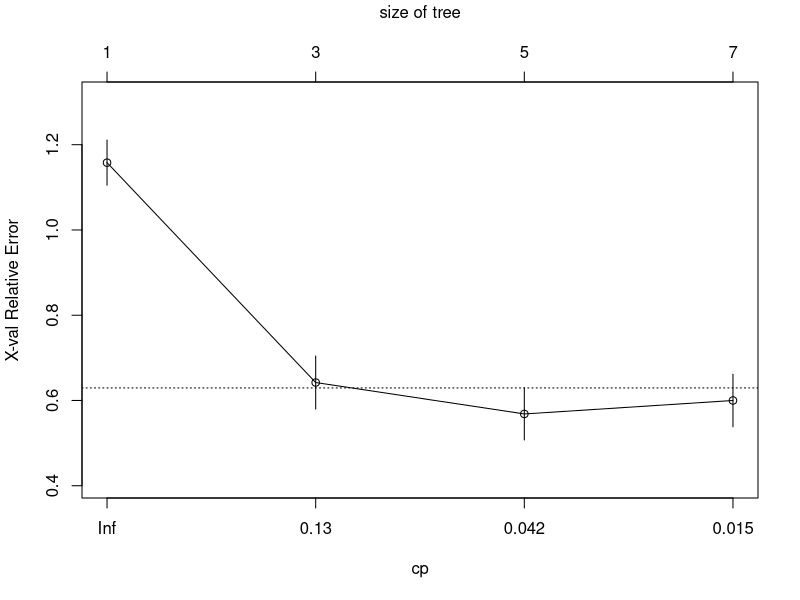
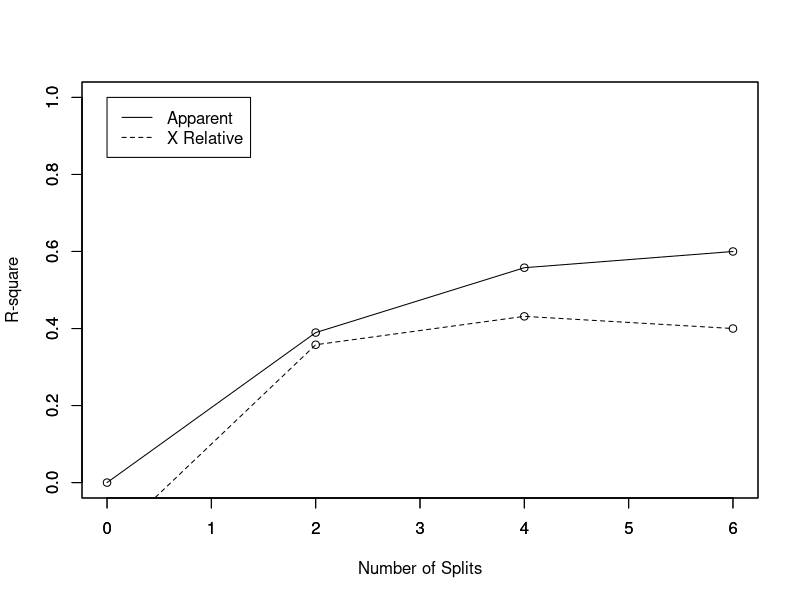
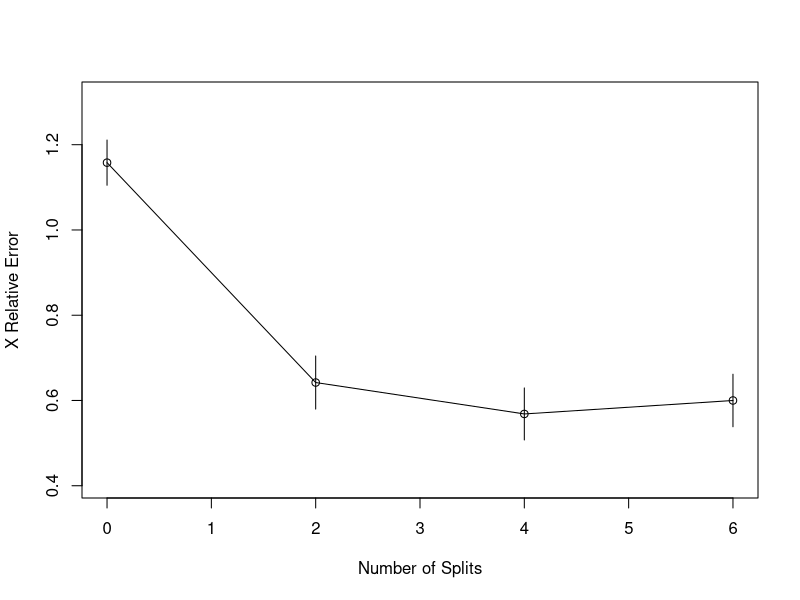
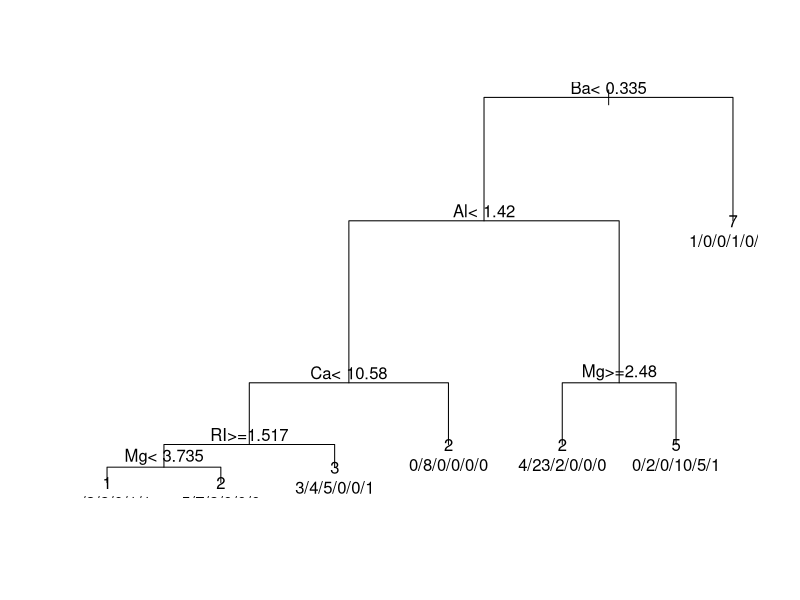
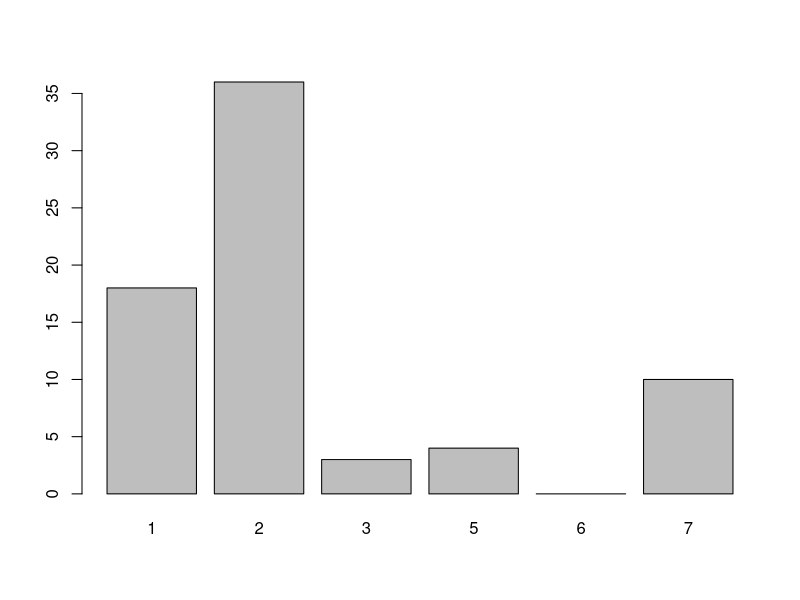

Write R code to recreate these figures, in order.
library(e1071)
library(rpart)
data(Glass, package="mlbench")
index <- 1:nrow(Glass)
testindex <- sample(index, trunc(length(index)/3))
testset <- Glass[testindex,]
trainset <- Glass[-testindex,]
rpart.model <- rpart(Type ~ ., data = trainset)
rpart.pred <- predict(rpart.model, testset[,-10], type = "class")
printcp(rpart.model)
plotcp(rpart.model)

rsq.rpart(rpart.model)
print(rpart.model)

plot(rpart.model,compress=TRUE)
text(rpart.model, use.n=TRUE)
plot(rpart.pred)